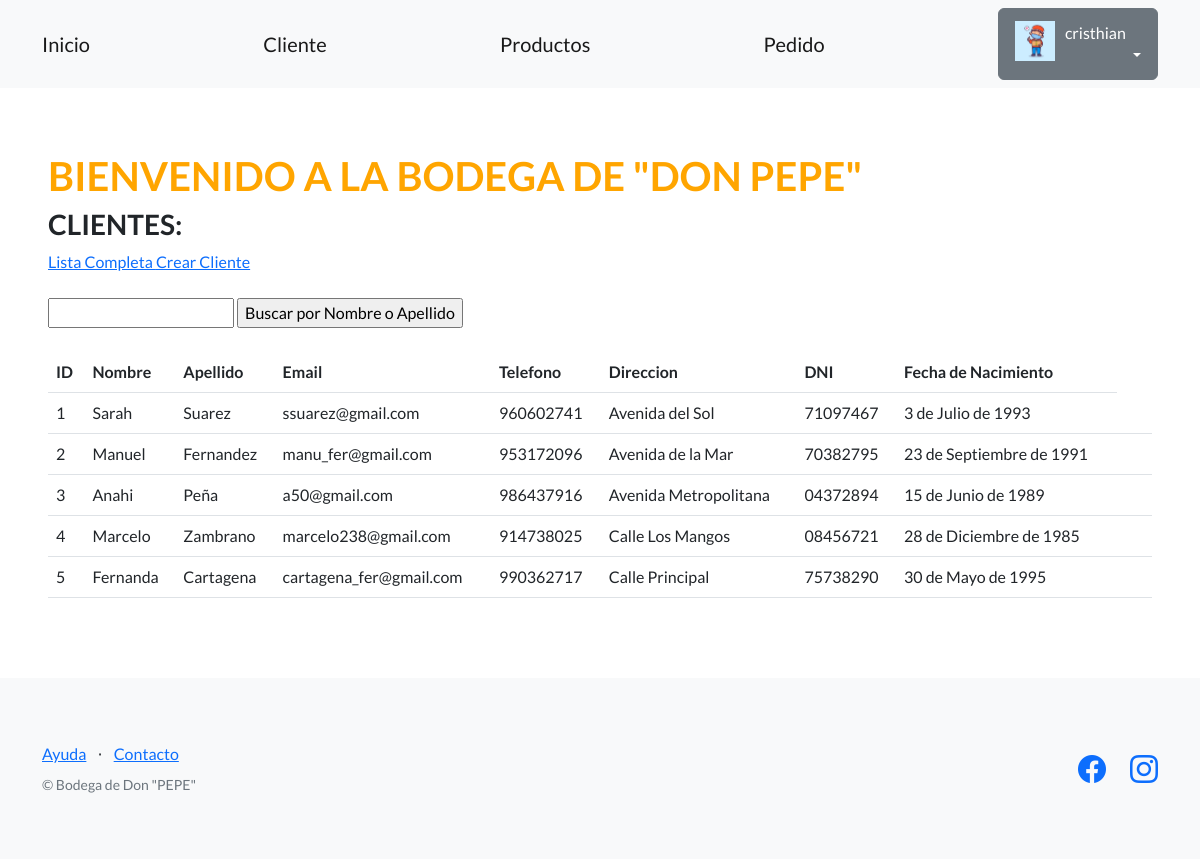
The page /productos-ventas/cliente/ (signed in) on the database as committed earlier.
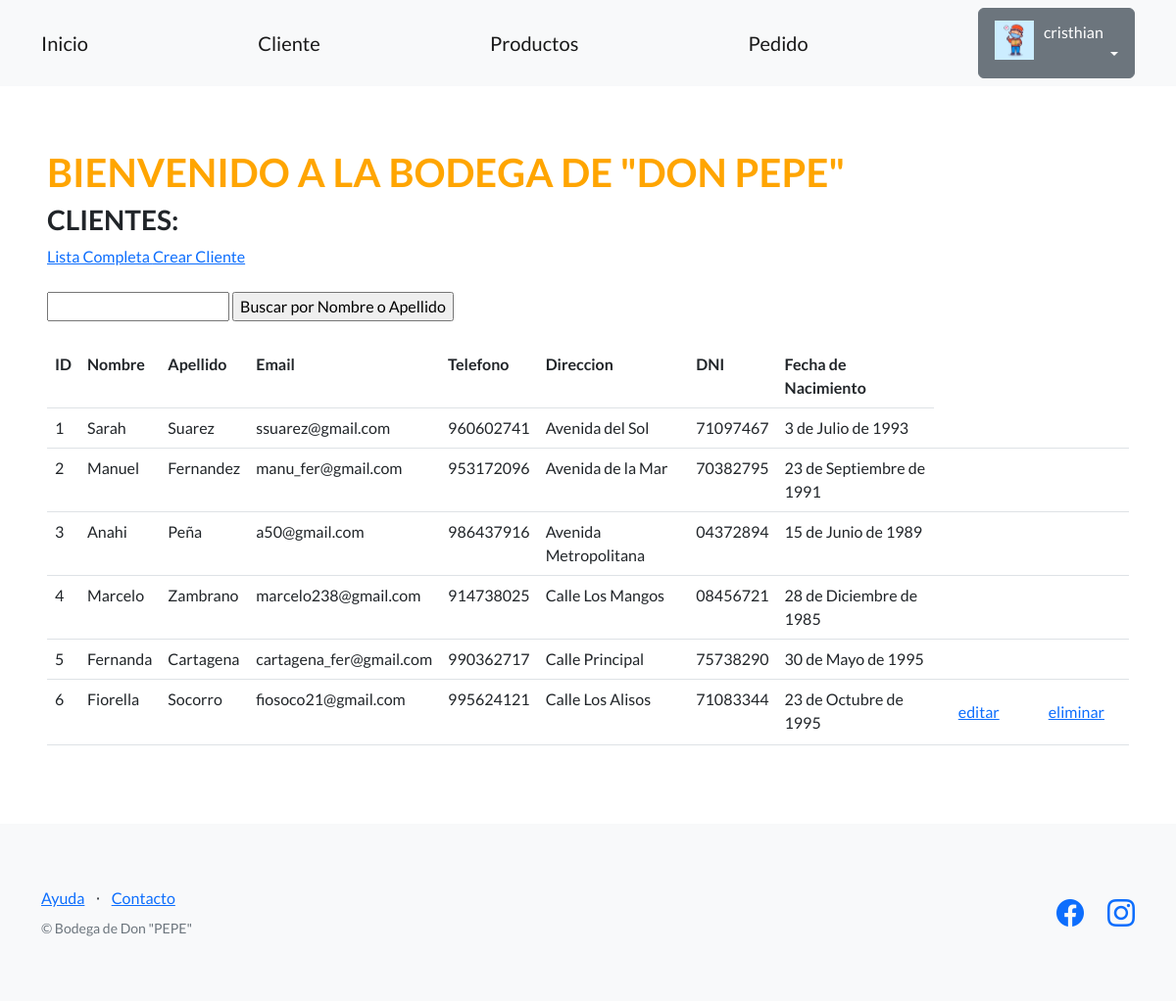
The same page on the database as committed later.
### productos_ventas/models.py (models this page shows, shortened)
class Cliente(models.Model):
    nombre = models.CharField(max_length=256)
    apellido = models.CharField(max_length=256)
    email = models.EmailField(blank=True)
    telefono = models.CharField(max_length=20, blank=True)
    direccion = models.CharField(max_length=256)
    dni = models.CharField(max_length=32)
    fecha_nacimiento = models.DateField(null=True)
    creador = models.ForeignKey(User, on_delete=models.SET_NULL, null=True)

### productos_ventas/views.py (the view)
# urls.py: path("cliente/",listar_cliente, name="lista_cliente"),
def listar_cliente(request):
    contexto = {
        "cliente": Cliente.objects.all(),
    }
    http_response = render(
        request=request,
        template_name="productos_ventas/lista_cliente.html",
        context=contexto,
    )
    return http_response

### productos_ventas/templates/productos_ventas/lista_cliente.html (shortened to what this page needs)
{% extends "base.html" %}
{% block contenido %}
<h1 style="color:orange;">
  BIENVENIDO A LA BODEGA DE "DON PEPE"
</h1>
<h3>CLIENTES:</h3>
<a href="{% url 'lista_cliente' %}">Lista Completa </a>
<a href="{% url 'crear_cliente' %}">Crear Cliente</a>
<br><br>
<form action="{% url 'buscar_cliente' %}" method="post">
  <input type="text" name="busqueda">
  <input type="submit" value="Buscar por Nombre o Apellido">
</form>
<br>
<table class="table">
  <tbody>
    <tr>
      <th>ID</th>
      <th>Nombre</th>
      <th>Apellido</th>
      <th>Email</th>
      <th>Telefono</th>
      <th>Direccion</th>
      <th>DNI</th>
      <th>Fecha de Nacimiento</th>
    </tr>
  </tbody>
  {% for elemento in cliente %}
    <tr>
      <td>{{ elemento.id }}</td>
      <td>{{ elemento.nombre }}</td>
      <td>{{ elemento.apellido }}</td>
      <td>{{ elemento.email }}</td>
      <td>{{ elemento.telefono }}</td>
      <td>{{ elemento.direccion }}</td>
      <td>{{ elemento.dni }}</td>
      <td>{{ elemento.fecha_nacimiento }}</td>
      <td>
        {% if user == elemento.creador %}
        <a class="btn btn-link" href="{% url 'editar_cliente' elemento.id %}">editar</a>
        {% endif %}
      </td>
      <td>
        {% if user == elemento.creador %}
        <form action="{% url 'eliminar_cliente' elemento.id %}" method="post">
          <input type="submit" class="btn btn-link" value="eliminar"/>
        </form>
        {% endif %}
      </td>
    </tr>
  {% endfor %}
</table>
{% endblock contenido %}

Rows that differ between the two databases and show on the page:
added Cliente: id "6", nombre "Fiorella", apellido "Socorro", email "fiosoco21@gmail.com", telefono "995624121", direccion "Calle Los Alisos", dni "71083344", fecha_nacimiento "23 de Octubre de 1995", shows "editar"
